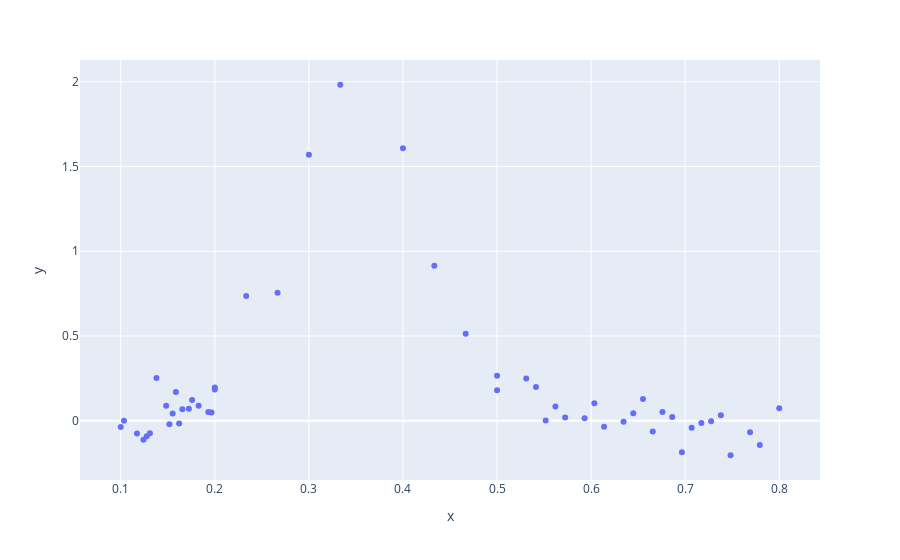

Source (notebook cell):
### Code cell
savePath = os.path.join(os.path.dirname("."), '../../Thesis/tex/graphics/data/cha4/sparse_example/')
print("Generate sparse data")
np.random.seed(2)
n_data = 200
x1 = np.linspace(0.1,0.2, 30)
x2 = np.linspace(0.2,0.5, 10)
x3 = np.linspace(0.5,0.8, 30)
x = np.hstack((x1,x2,x3))

ytrue = 2*np.exp(-(x-0.35)**2/0.01) 
noise = np.random.normal(loc=0, scale=0.1, size=x.shape)
y = ytrue + noise

# train-test split
df = pd.DataFrame(data=dict(x=x, y=y, ytrue=ytrue))
df_train, df_test = train_test_split(df)

px.scatter(df_train, x="x", y="y")

### Figure 1 — Plotly figure (JSON) as saved in the notebook; plotly's stock layout.template omitted (floating-point values rounded to 4 significant figures)
{"data": [{"hovertemplate": "x=%{x}<br>y=%{y}<extra></extra>", "legendgroup": "", "marker": {"color": "#636efa", "symbol": "circle"}, "mode": "markers", "name": "", "orientation": "v", "showlegend": false, "type": "scatter", "x": [0.2, 0.1586, 0.3, 0.531, 0.4667, 0.6448, 0.1172, 0.7172, 0.6138, 0.5517, 0.6655, 0.1828, 0.8, 0.7483, 0.1276, 0.7069, 0.1655, 0.4333, 0.3333, 0.1724, 0.1552, 0.5724, 0.2333, 0.2, 0.1483, 0.6552, 0.5414, 0.7379, 0.5, 0.2667, 0.6759, 0.769, 0.1517, 0.1034, 0.1621, 0.7793, 0.1241, 0.131, 0.6034, 0.5621, 0.1379, 0.4, 0.1966, 0.6345, 0.6862, 0.5, 0.7276, 0.1, 0.1931, 0.5931, 0.6966, 0.1759], "xaxis": "x", "y": [0.1954, 0.1688, 1.569, 0.2486, 0.5128, 0.04369, -0.0753, -0.01323, -0.03621, 0.0006122, -0.06337, 0.08811, 0.07353, -0.204, -0.09158, -0.04193, 0.06742, 0.9143, 1.982, 0.06975, 0.04302, 0.01901, 0.7359, 0.1839, 0.08809, 0.128, 0.1981, 0.0326, 0.265, 0.7552, 0.05089, -0.06777, -0.02038, -0.001045, -0.01628, -0.1439, -0.1124, -0.07435, 0.1033, 0.08341, 0.2515, 1.608, 0.04773, -0.006836, 0.02164, 0.1794, -0.003956, -0.03781, 0.05183, 0.0142, -0.1858, 0.1221], "yaxis": "y"}], "layout": {"autosize": true, "legend": {"tracegroupgap": 0}, "margin": {"t": 60}, "xaxis": {"anchor": "y", "autorange": true, "domain": [0, 1], "range": [0.05792, 0.8421], "title": {"text": "x"}, "type": "linear"}, "yaxis": {"anchor": "x", "autorange": true, "domain": [0, 1], "range": [-0.359, 2.137], "title": {"text": "y"}, "type": "linear"}}}
